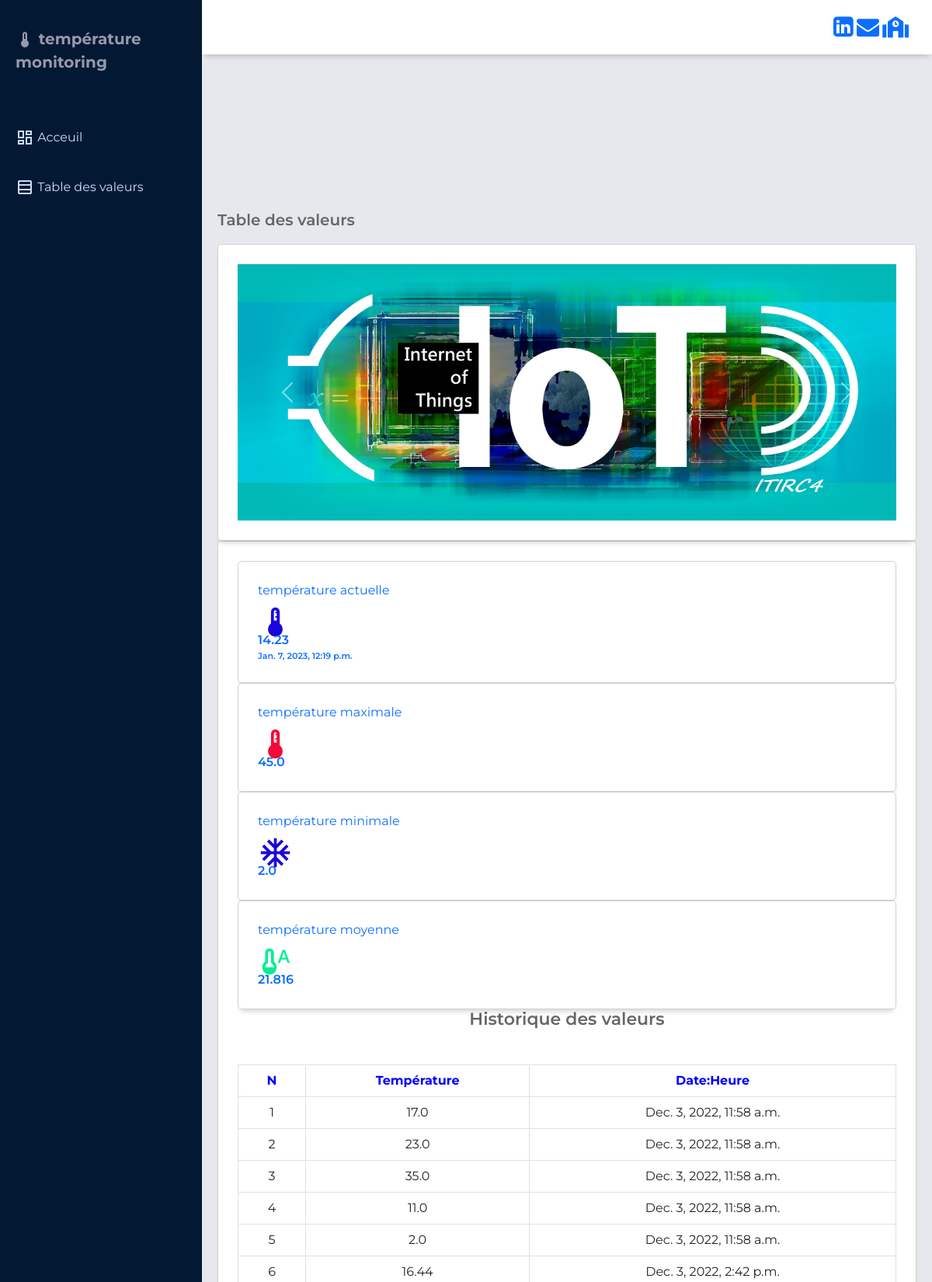
The app's page /second/ (upper part) with its own data.
### appdsb/models.py (models this page shows, shortened)
class DSB(models.Model):
    temp = models.FloatField(null=True)
    dt = models.DateTimeField(auto_now_add=True, null=True)

### appdsb/views.py (the view)
# urls.py: path('second/', views.second, name='second'),
def second(request):
    tab = DSB.objects.all()
    temperature = DSB.objects.latest('dt')
    stats = tab.aggregate(max=Max('temp'), min=Min('temp'), avg=Round(Avg('temp'), 3))
    s = {'tab': tab, 'temp': temperature.temp, 'dt': temperature.dt, 'stats': stats}
    return render(request, 'second/TableDesValeur.html', s)

### templates/second/TableDesValeur.html (shortened to what this page needs)
{% extends 'main.html'%}
{% block cont%}
        <p class="font-weight-bold">Table des valeurs</p>
{% endblock%}
{% block content %}
<form method="post">
   <div class="charts-card">
     <div>
         <div class="main-cards">
          <div class="card">
            <div class="card-inner">
              <p class="text-primary">température actuelle</p>
                <span class="material-icons-outlined" style="font-size:45px;color:#1A05DB">thermostat</span>
            </div>
            <span class="text-primary font-weight-bold">{{temp}}</span>
            <span class="text-primary font-weight-bold" style="font-size:11px;">{{dt}}</span>
          </div>
          <div class="card">
            <div class="card-inner">
              <p class="text-primary">température maximale</p>
              <span class="material-icons-outlined" style="font-size:45px;color:#F50736">thermostat</span>
            </div>
            <span class="text-primary font-weight-bold">{{stats.max}}</span>
          </div>
          <div class="card">
            <div class="card-inner">
              <p class="text-primary">température minimale</p>
              <span class="material-icons-outlined" style="font-size:45px;color:#1A05DB">ac_unit</span>
            </div>
            <span class="text-primary font-weight-bold">{{stats.min}}</span>
          </div>
          <div class="card">
            <div class="card-inner">
              <p class="text-primary">température moyenne</p>
              <span class="material-icons-outlined" style="font-size:45px;color:#09EE92">thermostat_auto</span>
            </div>
            <span class="text-primary font-weight-bold">{{stats.avg}}</span>
          </div>
        </div>
         <h2 class="chart-title">Historique des valeurs</h2>
            {% include 'second/htmldsb.html' %}
     </div>
   </div>
</form>
{% endblock %}

### templates/main.html (shortened to what this page needs)
{% load static %}
<!DOCTYPE html>
<html lang="en">
<head>
  <link href="https://cdn.jsdelivr.net/npm/bootstrap@5.3.0-alpha1/dist/css/bootstrap.min.css" rel="stylesheet">
  <link rel="stylesheet" href="https://use.fontawesome.com/releases/v5.7.2/css/all.css">
  <link rel="stylesheet" href="https://cdnjs.cloudflare.com/ajax/libs/font-awesome/4.7.0/css/font-awesome.min.css">
    <link rel="stylesheet" href="{% static 'css/styles.css'%}">
  <link rel="stylesheet" href="https://cdn.jsdelivr.net/npm/swiper@8/swiper-bundle.min.css"/>
</head>
<body>
 <form action="" method="POST">
  <div class="grid-container">
    <header class="header">
      <div class="header-right">
        <a href="https://www.linkedin.com/in/mouad-elallali-21a30120b/"><span class="fa fa-linkedin-square" style="font-size:30px"></span></a>
        <a href="mailto: mouad.elallali@ump.ac.ma"><span class="fa fa-envelope" style="font-size:29px"></span></a>
        <a href="http://ensao.ump.ma/fr"><span class='fas fa-school' style='font-size:27px'></span></a>
      </div>
    </header>
    <aside id="sidebar">
      <div class="sidebar-title">
        <div class="sidebar-brand">
          <span class="material-icons-outlined">thermostat</span> température monitoring
        </div>
      </div>
      <ul class="sidebar-list">
        <a href="{% url 'home'%}" style="text-decoration: none;color:rgb(203, 218, 255)" >
        <li class="sidebar-list-item">
          <span class="material-icons-outlined">dashboard</span> Acceuil
        </li>
        <a href="{% url 'second'%}"style="text-decoration: none;color:rgb(203, 218, 255)">
        <li class="sidebar-list-item">
          <span class="material-icons-outlined">table_rows</span> Table des valeurs
        </li>
          </a>
          </a>
      </ul>
    </aside>
    <main class="main-container">
      <div class="main-title">
        {% block cont%}
        {% endblock%}
      </div>
      <div class="card">
        <div id="carouselExampleInterval" class="carousel slide" data-bs-ride="carousel">
          <div class="carousel-inner">
            <div class="carousel-item" data-bs-interval="2500">
              <img src="{% static 'image/5.jpg' %}" class="d-block w-100" alt="...">
            </div>
          </div>
          <button class="carousel-control-prev" type="button" data-bs-target="#carouselExampleInterval" data-bs-slide="prev">
            <span class="carousel-control-prev-icon" aria-hidden="true"></span>
          </button>
          <button class="carousel-control-next" type="button" data-bs-target="#carouselExampleInterval" data-bs-slide="next">
            <span class="carousel-control-next-icon" aria-hidden="true"></span>
          </button>
        </div>
      </div>
        {%block content %}
        {% endblock %}
    </main>
  </div>
 </form>
</body>
</html>

### templates/second/htmldsb.html
<table class="table table-bordered" id="dataTable" width="100%" cellspacing="0" border="1">
    <thead>
    <tr>
        <th style="text-align:center;color:blue">N</th>
        <th style="text-align:center;color:blue">Température</th>
        <th style="text-align:center;color:blue">Date:Heure</th>
    </tr>
    </thead>
    <tbody>
    {% for i in tab %}
    <tr>
        <td style="text-align:center">{{i.id}}</td>
        <td style="text-align:center">{{i.temp}}</td>
        <td style="text-align:center">{{i.dt}}</td>
    </tr>
    {%endfor%}
    </tbody>
</table>

### static/css/styles.css (style rules this page uses)
body { margin: 0; padding: 0; box-sizing: border-box; background-color: #e6e8ed; color: #666666; font-family: "Montserrat", sans-serif; }
.material-icons-outlined { vertical-align: middle; line-height: 1px; }
.text-primary { color: #666666; }
.font-weight-bold { font-weight: 600; }
.grid-container { display: grid; grid-template-columns: 260px 1fr 1fr 1fr; grid-template-rows: 0.2fr 3fr; grid-template-areas: "sidebar header header header" "sidebar main main main"; height: 100vh; }
.header { grid-area: header; height: 70px; background-color: #ffffff; display: flex; align-items: center; justify-content: space-between; padding: 0 30px 0 30px; box-shadow: 0 6px 7px -4px rgba(0, 0, 0, 0.2); }
#sidebar { grid-area: sidebar; height: 100%; background-color: #031933; color: #9799ab; overflow-y: auto; transition: all 0.5s; -webkit-transition: all 0.5s; }
.sidebar-title { display: flex; justify-content: space-between; align-items: center; padding: 20px 20px 20px 20px; margin-bottom: 30px; }
.sidebar-brand { margin-top: 15px; font-size: 20px; font-weight: 700; }
.sidebar-list { padding: 0; margin-top: 15px; list-style-type: none; }
.sidebar-list-item { padding: 20px 20px 20px 20px; }
.main-container { grid-area: main; overflow-y: auto; padding: 20px 20px; }
.main-title { display: flex; justify-content: space-between; }
.main-title > p { font-size: 20px; }
.card { display: flex; flex-direction: column; justify-content: space-around; padding: 25px; background-color: #ffffff; box-sizing: border-box; border: 1px solid #d2d2d3; border-radius: 5px; box-shadow: 0 6px 7px -4px rgba(0, 0, 0, 0.2); }
.charts-card { background-color: #ffffff; margin-bottom: 5px; padding: 25px; box-sizing: border-box; -webkit-column-break-inside: avoid; border: 1px solid #d2d2d3; border-radius: 5px; box-shadow: 0 6px 7px -4px rgba(0, 0, 0, 0.2); }
.chart-title { display: flex; align-items: center; justify-content: center; font-size: 22px; font-weight: 600; padding-bottom: 25px; margin-bottom: 20px; }

### templates/main.html (style rules this page uses)
.carousel-inner img { height:330px; }

### records on screen
DSB: temp "14.23", dt "Jan. 7, 2023, 12:19 p.m."
DSB: id "1", temp "17.0", dt "Dec. 3, 2022, 11:58 a.m."
DSB: id "2", temp "23.0", dt "Dec. 3, 2022, 11:58 a.m."
DSB: id "3", temp "35.0", dt "Dec. 3, 2022, 11:58 a.m."
DSB: id "4", temp "11.0", dt "Dec. 3, 2022, 11:58 a.m."
DSB: id "5", temp "2.0", dt "Dec. 3, 2022, 11:58 a.m."
DSB: id "6", temp "16.44", dt "Dec. 3, 2022, 2:42 p.m."

### other values on screen
{{ stats.max }} "45.0"
{{ stats.min }} "2.0"
{{ stats.avg }} "21.816"
